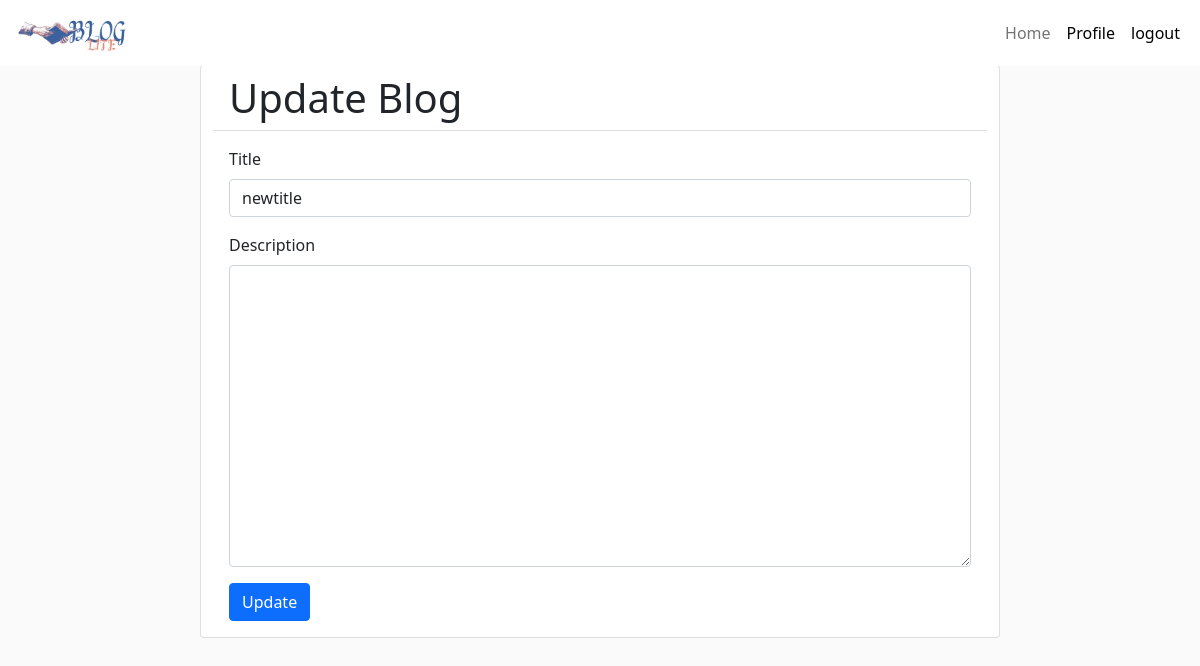
Page /edit/1 (signed in) on the earlier database version.
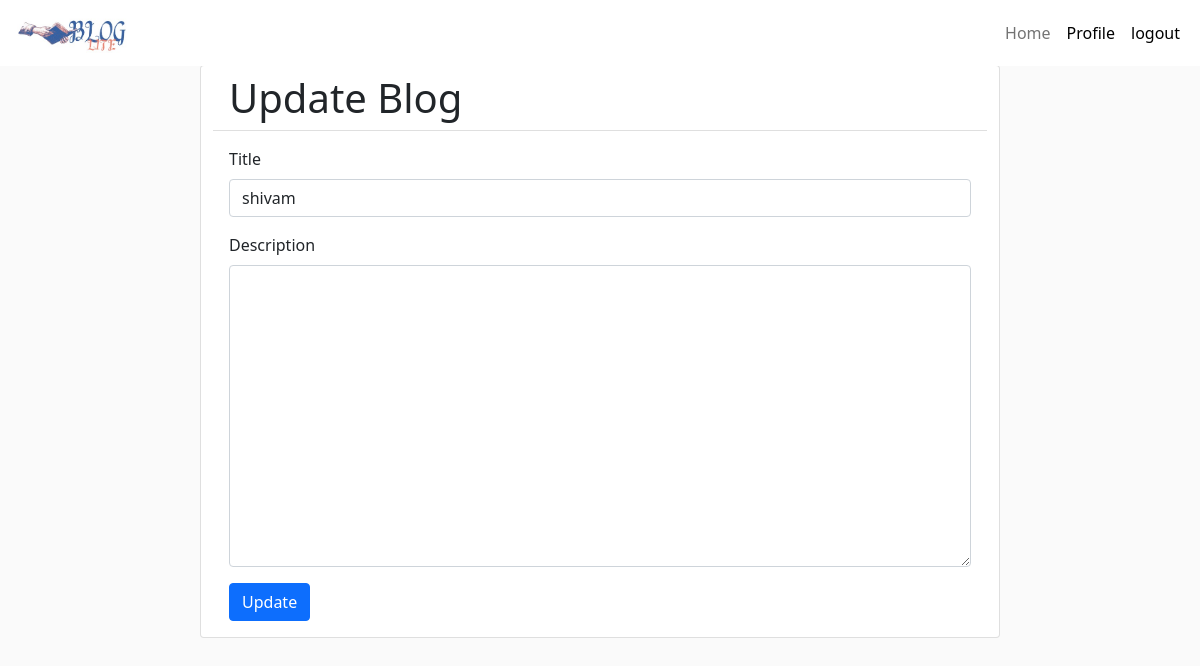
Same page on the later database version.
### app/models.py (models this page shows, shortened)
class Post(db.Model):
    id = db.Column(db.Integer , primary_key=True)
    title = db.Column(db.String(100))
    caption = db.Column(db.String(100))
    imgpath  = db.Column(db.String(100))
    timestamp = db.Column(db.DateTime)
    no_of_likes = db.Column(db.Integer , default=0)
    user_id = db.Column(db.Integer, db.ForeignKey('userprofile.id'))
    post_likes = db.relationship('Postlikes' , backref='Post', lazy=True )
    comments = db.relationship('Comments' , backref='Post', lazy=True )

### app/views.py (the view)
@app.route('/edit/<int:post_id>', methods=['GET', 'POST'])
def editpost(post_id):
    if not current_user.is_authenticated:
            return redirect(url_for('login'))
    else:
            oldpost  = Post.query.filter_by(id=post_id).first()
            if request.method == 'POST':
                oldpost  = Post.query.filter_by(id=post_id).first()
                title = request.form.get('title', '', type=str)
                content = request.form.get('description', '', type=str)
                if title:
                    oldpost.title = title
                if content:
                    oldpost.caption = content
                oldpost.timestamp= datetime.datetime.now()
                oldpost.save()
                return redirect(url_for('index'))
            else:
                return render_template('post/editpost.html', post = oldpost)

### app/views.py (called while the page is built)
@lm.user_loader
def load_user(user_id):
    return User.query.get(int(user_id))

### app/templates/post/editpost.html (shortened to what this page needs)
{% extends "layouts/base-all.html" %}
{% block content %}
<section>
<div >
    <div class="row justify-content-center">
      <div class = "card" style="width: 50rem;">
        <div >
          <h1 class="card-header">Update Blog</h1>
        </div>
        <div class="card-body">
          <form action="/edit/{{post.id}}" method="POST" enctype="multipart/form-data">
            <div class="mb-3">
              <label for="exampleFormControlInput1" class="form-label">Title</label>
              <input type="text" class="form-control" id="exampleFormControlInput1" name="title" placeholder="Title" value ={{post.title}}>
            </div>
            <div class="mb-3">
              <label for="exampleFormControlTextarea1" class="form-label">Description</label>
              <textarea class="form-control" id="exampleFormControlTextarea1" name="description" rows="12" value = {{post.caption}}></textarea>
            </div>
            <button type="submit" class="btn btn-primary">Update</button>
        </div>
      </div>
    </div>
</section>
{% endblock %}

Differences in the rows shown:
changed Post: title "newtitle" → "shivam"
